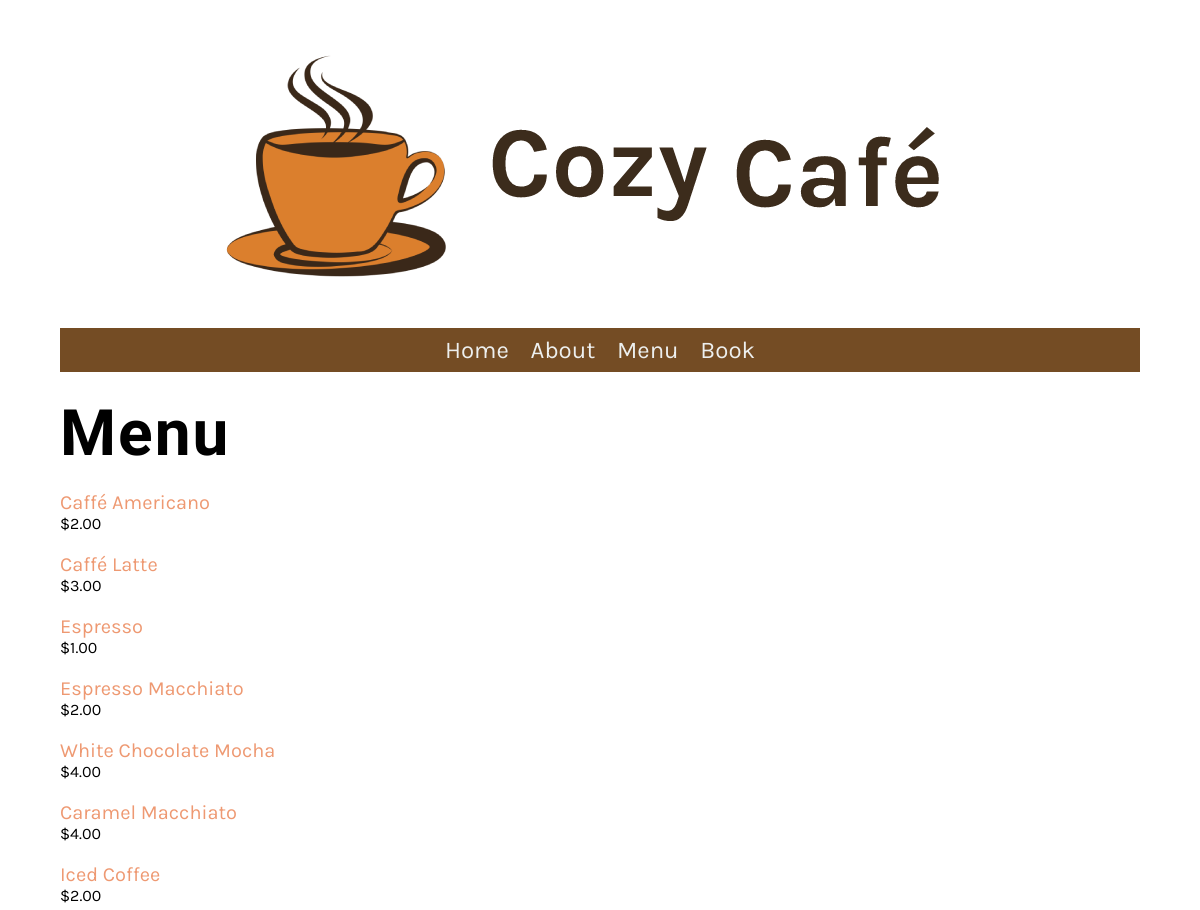
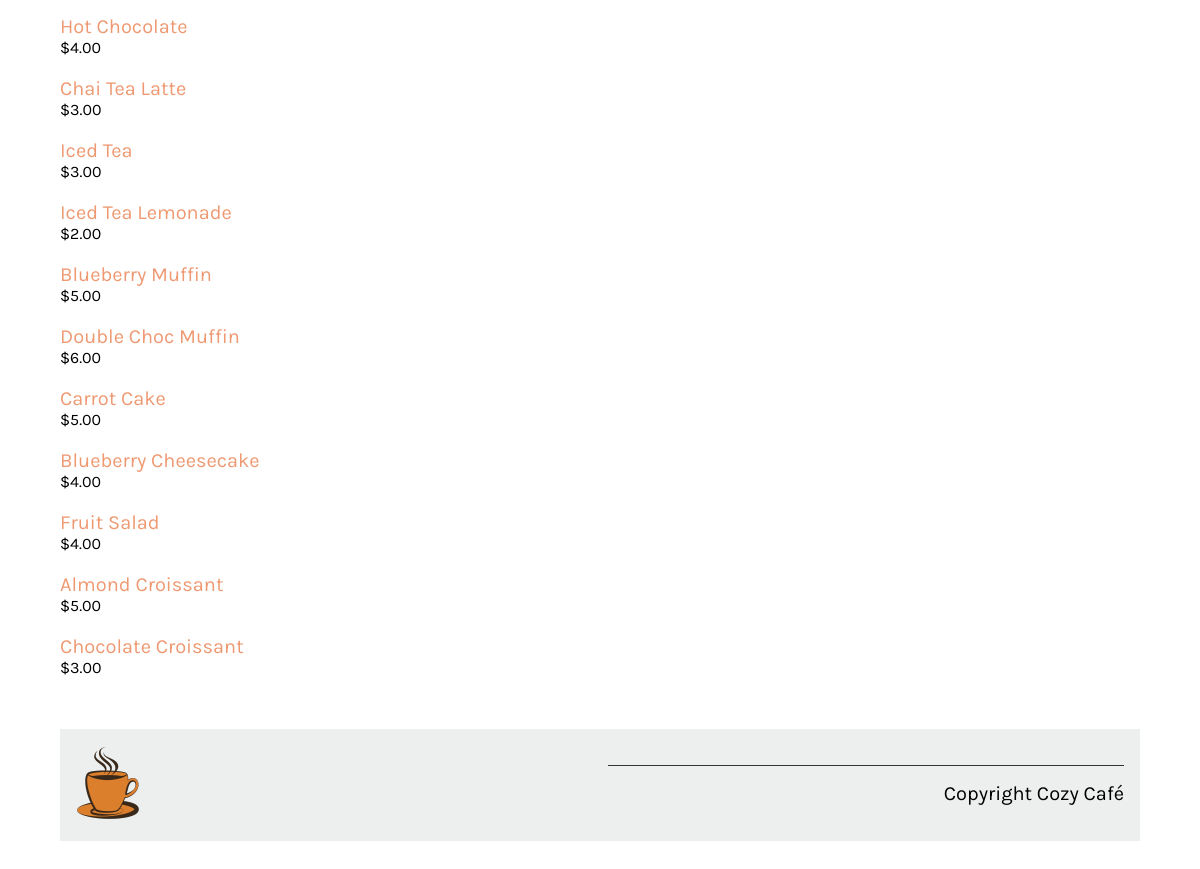
The app's page /menu/ with its own data (2 pictures, top to bottom).
### coffee/models.py (models this page shows, shortened)
class Menu(models.Model):
   name = models.CharField(max_length=200)
   price = models.IntegerField(null=False)
   menu_item_description = models.TextField(max_length=1000, default='')

### coffee/views.py (the view)
# urls.py: path('menu/', views.menu, name="menu"),
def menu(request):
    menu_data = Menu.objects.all()
    main_data = {"menu": menu_data}
    return render(request, 'menu.html', {"menu": main_data})

### coffee/templates/menu.html
{% extends 'base.html' %}
{% load static %}
{% block content %}
<h1>Menu</h1>
<div class="column">
    {% for item in menu.menu %}
    <p>
        <a href="{% url 'menu_item' pk=item.pk %}">
            {{ item.name }}
            </a>
        <span class="menu-price">
            ${{ item.price }}.00
        </span>
    </p>
    {% endfor %}
</div>
{% endblock %}

### coffee/templates/base.html (shortened to what this page needs)
{% load static %}
<!DOCTYPE html>
<html lang="en">
  <head>
    <link
      rel="preload"
      as="style"
      href="{% static 'css/style.css' %}"
      onload="this.rel = 'stylesheet'"
    />
  </head>
  <body>
    {% include 'partials/_header.html' %}
    <main>{% block content %} {% endblock %}</main>
    {% include 'partials/_footer.html' %}
  </body>
</html>

### coffee/templates/partials/_header.html
{% load static %}
<header>
  <img src="{% static 'img/logo.png' %}" />
</header>
<nav>
  <ul>
    <li><a href="{% url 'home' %}">Home</a></li>
    <li><a href="{% url 'about' %}">About</a></li>
    <li><a href="{% url 'menu' %}">Menu</a></li>
    <li><a href="{% url 'book' %}">Book</a></li>
  </ul>
</nav>

### coffee/templates/partials/_footer.html
{% load static %}
<footer>
    <article>
        <img src="{% static 'img/logo_footer.png' %}" />
    </article>
    <article>
        <p>Copyright Cozy Café</p>
    </article>
</footer>

### coffee/static/css/style.css (style rules this page uses)
body { font-family: 'Karla', sans-serif; margin-top: 3rem; margin-bottom: 3rem; margin-left: 5%; margin-right: 5%; }
h1, h2, h3, h4, h5, h6 { font-family: 'Markazi Text', serif; letter-spacing: 2px;; }
h1 { font-size: 4rem; margin-top: 1.5rem; margin-bottom: 0; }
p, ul { font-size: 1.25rem;; }
a { color: #EE9972; text-decoration: none; }
header img { display: block; margin-left: auto; margin-right: auto; max-width: 100%; height: auto; }
nav { background-color: #744c24; margin-top: 1rem; margin-bottom: 1rem; margin-bottom: 0px; }
nav ul { list-style: none; font-size: 1.5rem; text-align: center; padding-inline-start: 0rem; margin-bottom: 0px; }
nav ul li { display: inline-block; margin: 0.5rem; }
nav ul a { color: #EDEFEE; text-decoration: none; }
article { flex:1; }
article img { max-width: 100%; }
footer { background-color: #EDEFEE; padding: 1rem; display: flex; gap: 2rem 1rem; }
footer img { max-width: 50%; }
footer p { border-top: #333333; border-style: solid; border-width: 0.1rem; border-bottom: none; border-left: none; border-right: none; text-align: right; padding-top: 1rem;; }
.column { flex-basis: 50%; margin-bottom: 1rem; padding-bottom: 1rem; }
.menu-price { display: block; font-size: 1rem; }

### records on screen
Menu: name "Caffé Americano", price "2"
Menu: name "Caffé Latte", price "3"
Menu: name "Espresso", price "1"
Menu: name "Espresso Macchiato", price "2"
Menu: name "White Chocolate Mocha", price "4"
Menu: name "Caramel Macchiato", price "4"
Menu: name "Iced Coffee", price "2"
Menu: name "Hot Chocolate", price "4"
Menu: name "Chai Tea Latte", price "3"
Menu: name "Iced Tea", price "3"
Menu: name "Iced Tea Lemonade", price "2"
Menu: name "Blueberry Muffin", price "5"
Menu: name "Double Choc Muffin", price "6"
Menu: name "Carrot Cake", price "5"
Menu: name "Blueberry Cheesecake", price "4"
Menu: name "Fruit Salad", price "4"
Menu: name "Almond Croissant", price "5"
Menu: name "Chocolate Croissant", price "3"
